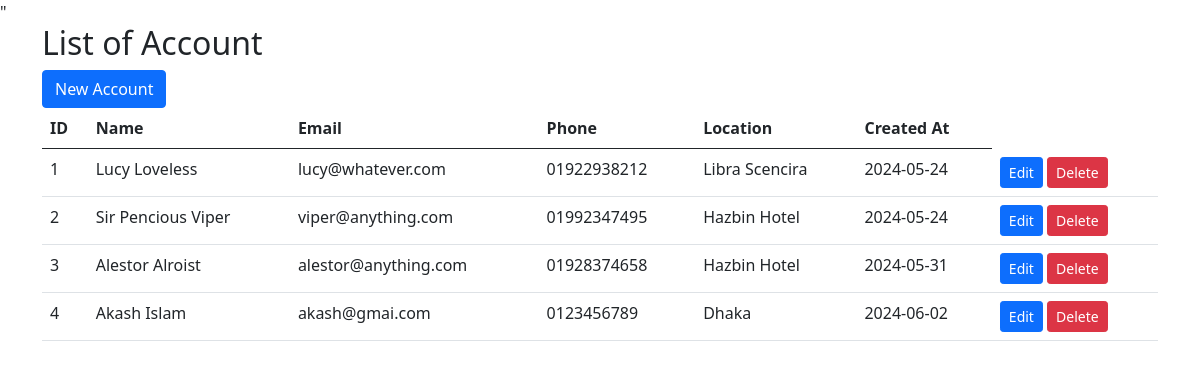
The page /account.php on the database its author committed.
### tables this page shows
CREATE TABLE `account` (
  `ID` int(11) NOT NULL,
  `FirstName` varchar(255) DEFAULT NULL,
  `LastName` varchar(255) DEFAULT NULL,
  `Password` varchar(255) DEFAULT NULL,
  `Email` varchar(255) DEFAULT NULL,
  `Phone` varchar(20) DEFAULT NULL,
  `Location` varchar(255) DEFAULT NULL,
  `City` varchar(255) DEFAULT NULL,
  `date_created` date DEFAULT curdate()
);

### account.php (the view, shortened to what this page needs)
<!DOCTYPE html>
<html lang="en">
<head>
  <link rel="stylesheet" href="https://cdn.jsdelivr.net/npm/bootstrap@5.0.2/dist/css/bootstrap.min.css" rel="stylesheet">"
</head>
<body>
<div class="container my-S" id="table">
<h2> List of Account</h2>
<a class="btn btn-primary" href="/wms/create.php" role="button"> New Account</a>
<br>
<table class="table">
<thead>
<tr>
<th>ID</th>
<th>Name</th>
<th>Email</th>
<th>Phone</th>
<th>Location</th>
<th>Created At</th>
</tr>
</thead>
<tbody>
<?php
include("connection.php");
$sql="select ID,concat(FirstName,' ',LastName) as Name,Email,phone,Location, date_created from account";
$result=$conn->query($sql);
while($row=$result->fetch_assoc()){
	echo"
	<tr>
<td>$row[ID]</td>
<td> $row[Name]</td>
<td> $row[Email]</td>
<td> $row[phone]</td>
<td> $row[Location]</td>
<td> $row[date_created]</td>
<td> <a class='btn btn-primary btn-sm' href='/wms/edit.php?id=$row[ID]' > Edit</a>
 <a class='btn btn-danger btn-sm' href='/wms/delete.php?id=$row[ID]'>Delete</a>
 </td>
</tr>
"
;
}
?>
</tbody>
</table>
</div>
</body>
</html>

### rows shown on the page
account: ID "1", row "Lucy Loveless", Email "lucy@whatever.com", Phone "01922938212", Location "Libra Scencira", date_created "2024-05-24"
account: ID "2", row "Sir Pencious Viper", Email "viper@anything.com", Phone "01992347495", Location "Hazbin Hotel", date_created "2024-05-24"
account: ID "3", row "Alestor Alroist", Email "alestor@anything.com", Phone "01928374658", Location "Hazbin Hotel", date_created "2024-05-31"
account: ID "4", row "Akash Islam", Email "akash@gmai.com", Phone "0123456789", Location "Dhaka", date_created "2024-06-02"
